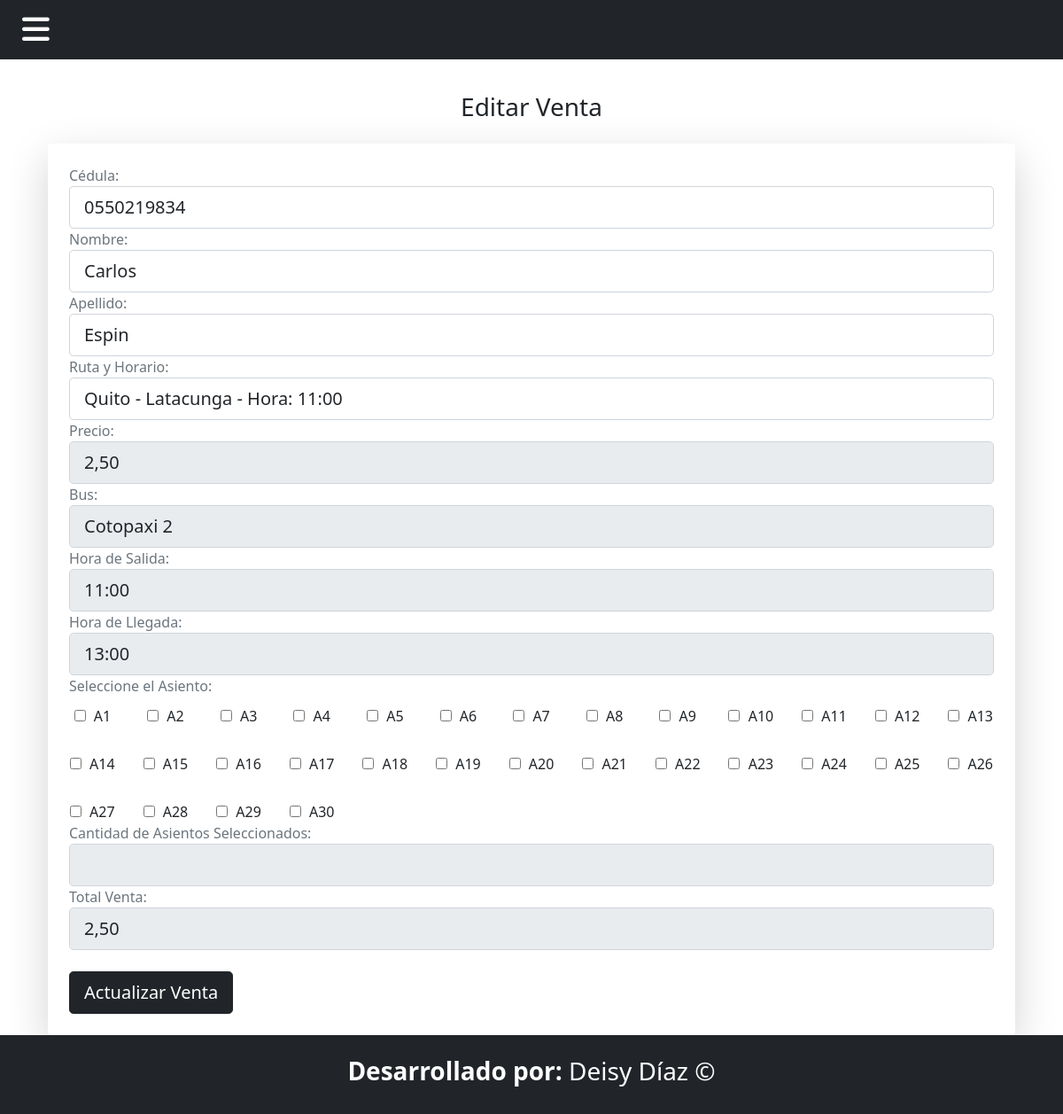
Screenshot of /VentaPasaje/editar_venta/20/ with the database file from the repository.
### Aplicaciones/Transportes/models.py (models this page shows, shortened)
class Venta(models.Model):
    cliente = models.ForeignKey(Cliente, on_delete=models.CASCADE)
    bus = models.ForeignKey(Bus, on_delete=models.CASCADE)
    horario = models.ForeignKey(Horario, on_delete=models.CASCADE,null=True, blank=True)
    ruta = models.ForeignKey(Ruta, on_delete=models.CASCADE)
    asiento = models.CharField(max_length=200)
    fecha_compra = models.DateTimeField(auto_now_add=True)
    total = models.DecimalField(max_digits=10, decimal_places=2)
    precio = models.DecimalField(max_digits=10, decimal_places=2)
    cantidad_asientos = models.IntegerField()
    asientos = models.ManyToManyField(Asiento)

class Cliente(models.Model):
    cedula = models.CharField(max_length=10, unique=True, verbose_name="Cédula")
    nombre = models.CharField(max_length=100, verbose_name="Nombre")
    apellido = models.CharField(max_length=100, verbose_name="Apellido")
    telefono = models.CharField(max_length=15, verbose_name="Teléfono", blank=True, null=True)
    email = models.EmailField(unique=True, verbose_name="Correo Electrónico")
    direccion = models.TextField(verbose_name="Dirección", blank=True, null=True)

class Ruta(models.Model):
    origen = models.CharField(max_length=100)
    destino = models.CharField(max_length=100)
    precio = models.DecimalField(max_digits=10, decimal_places=2)

class Horario(models.Model):
    id=models.AutoField(primary_key=True)
    ruta = models.ForeignKey(Ruta, on_delete=models.CASCADE)
    hora_salida = models.TimeField()
    hora_llegada = models.TimeField()
    bus = models.ForeignKey(Bus, on_delete=models.SET_NULL, null=True, blank=True)

class Bus(models.Model):
    nombre_bus = models.CharField(max_length=15, default="Cotopaxi")
    numero_placa = models.CharField(max_length=15, unique=True)
    capacidad = models.PositiveIntegerField()
    numero_bus = models.PositiveIntegerField(unique=True)   # Capacidad máxima de pasajeros
    conductor = models.OneToOneField('Conductor', on_delete=models.SET_NULL, null=True, related_name='bus')

### Aplicaciones/Transportes/views.py (the view, shortened to what this page needs)
# urls.py: path('VentaPasaje/editar_venta/<int:venta_id>/', views.editar_venta, name='editar_venta'),
def editar_venta(request, venta_id):
    venta = get_object_or_404(Venta, id=venta_id)
    rutas = Ruta.objects.all()
    horarios = Horario.objects.all()
    capacidad = venta.horario.bus.capacidad
    rango_asientos = range(1, capacidad + 1)  # Generar el rango de asientos
    asientos_seleccionados = venta.asiento.split(',') if venta.asiento else []
    return render(request, 'VentaPasaje/editar_venta.html', {
        'venta': venta,
        'rutas': rutas,
        'horarios': horarios,
        'asientos_seleccionados': asientos_seleccionados,
        'rango_asientos': rango_asientos,
    })

### Aplicaciones/Transportes/context_processors.py (called while the page is built)
def rol_usuario(request):
    if request.user.is_authenticated and hasattr(request.user, 'perfilusuario'):
        return {'rol_usuario': request.user.perfilusuario.rol}
    return {'rol_usuario': None}

### Aplicaciones/Transportes/templates/VentaPasaje/editar_venta.html (shortened to what this page needs)
{% extends "plantilla.html" %}
{% block contenido %}
<div class="container mt-5">
    <h3 class="text-center mb-4 text-dark">Editar Venta</h3>
    <form method="POST" action="{% url 'editar_venta' venta.id %}" class="shadow-lg p-4 rounded bg-white">
        <div class="form-group">
            <label for="cedula" class="font-weight-bold text-muted">Cédula:</label>
            <input type="text" class="form-control form-control-lg" id="cedula" name="cedula" value="{{ venta.cliente.cedula }}" required>
        </div>
        <div class="form-group">
            <label for="nombre" class="font-weight-bold text-muted">Nombre:</label>
            <input type="text" class="form-control form-control-lg" id="nombre" name="nombre" value="{{ venta.cliente.nombre }}" >
        </div>
        <div class="form-group">
            <label for="apellido" class="font-weight-bold text-muted">Apellido:</label>
            <input type="text" class="form-control form-control-lg" id="apellido" name="apellido" value="{{ venta.cliente.apellido }}" >
        </div>
        <div class="form-group">
            <label for="ruta" class="font-weight-bold text-muted">Ruta y Horario:</label>
            <select name="ruta" id="ruta" class="form-control form-control-lg">
                {% for ruta in rutas %}
                    {% for horario in ruta.horario_set.all %}
                        <option value="{{ horario.id }}"
                                data-precio="{{ ruta.precio }}"
                                data-bus="{{ horario.bus.nombre_bus }} {{ horario.bus.numero_bus }}"
                                data-salida="{{ horario.hora_salida }}"
                                data-llegada="{{ horario.hora_llegada }}"
                                data-capacidad="{{ horario.bus.capacidad }}"
                                {% if horario.id == venta.horario.id %}selected{% endif %}>
                            {{ ruta.origen }} - {{ ruta.destino }} - Hora: {{ horario.hora_salida }}
                        </option>
                    {% endfor %}
                {% endfor %}
            </select>
        </div>
        <div class="form-group">
            <label for="precio" class="font-weight-bold text-muted">Precio:</label>
            <input type="text" class="form-control form-control-lg" id="precio" name="precio" value="{{ venta.ruta.precio }}" readonly>
        </div>
        <div class="form-group">
            <label for="nombre_bus" class="font-weight-bold text-muted">Bus:</label>
            <input type="text" class="form-control form-control-lg" id="nombre_bus" name="nombre_bus" value="{{ venta.horario.bus.nombre_bus }} {{ venta.horario.bus.numero_bus }}" readonly>
        </div>
        <div class="form-group">
            <label for="hora_salida" class="font-weight-bold text-muted">Hora de Salida:</label>
            <input type="text" class="form-control form-control-lg" id="hora_salida" name="hora_salida" value="{{ venta.horario.hora_salida }}" readonly>
        </div>
        <div class="form-group">
            <label for="hora_llegada" class="font-weight-bold text-muted">Hora de Llegada:</label>
            <input type="text" class="form-control form-control-lg" id="hora_llegada" name="hora_llegada" value="{{ venta.horario.hora_llegada }}" readonly>
        </div>
        <div class="form-group">
            <label for="asiento" class="font-weight-bold text-muted">Seleccione el Asiento:</label>
            <div id="asientosDisponibles" class="asientos-grid">
                {% for i in rango_asientos %}
                    <div>
                        <input type="checkbox" name="asiento" value="A{{ i }}"
                               id="asiento{{ i }}"
                               {% if "A"|add:i|stringformat:"s" in asientos_seleccionados %}checked{% endif %}>
                        <label for="asiento{{ i }}">A{{ i }}</label>
                    </div>
                {% endfor %}
            </div>
        </div>
        <div class="form-group">
            <label for="cantidad_seleccionada" class="font-weight-bold text-muted">Cantidad de Asientos Seleccionados:</label>
            <input type="text" class="form-control form-control-lg" id="cantidad_seleccionada" name="cantidad_seleccionada" readonly>
        </div>
        <div class="form-group">
            <label for="total_venta" class="font-weight-bold text-muted">Total Venta:</label>
            <input type="text" class="form-control form-control-lg" id="total_venta" name="total_venta" value="{{ venta.total }}" readonly>
        </div>
        <button type="submit" class="btn btn-dark btn-lg btn-block mt-4">Actualizar Venta</button>
    </form>
</div>
{% endblock %}

### Aplicaciones/Transportes/templates/plantilla.html (style rules this page uses)
body { padding-top: 56px; }

### Aplicaciones/Transportes/templates/VentaPasaje/editar_venta.html (style rules this page uses)
.asientos-grid { display: grid; grid-template-columns: repeat(auto-fit, minmax(50px, 1fr)); gap: 30px; margin-top: 10px; }
.asientos-grid div { text-align: center; }
.asientos-grid input[type="checkbox"] { margin-right: 5px; }

### rows the page displays
Venta: cedula "0550219834", nombre "Carlos", apellido "Espin", ruta "Quito - Latacunga - Hora: 11:00", precio "2,50", nombre_bus "Cotopaxi 2", hora_salida "11:00", hora_llegada "13:00", total_venta "2,50"

### other values shown
{{ i }} "1" "2" "3" "4" "5" "6" "7" "8" "9" "10" "11" "12" "13" "14" "15" "16" "17" "18" "19" "20" "21" "22" "23" "24" "25" "26" "27" "28" "29" "30"
